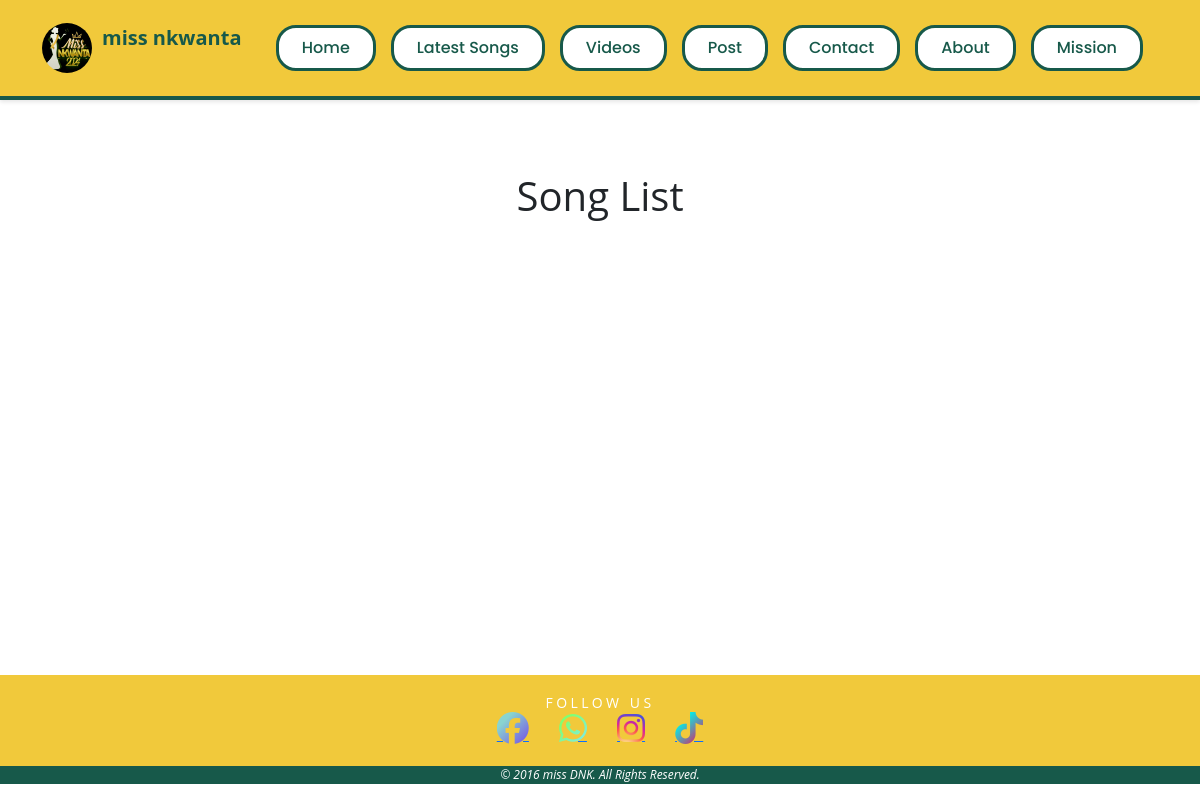
/main/song_list/, run on an earlier commit of the app's database.
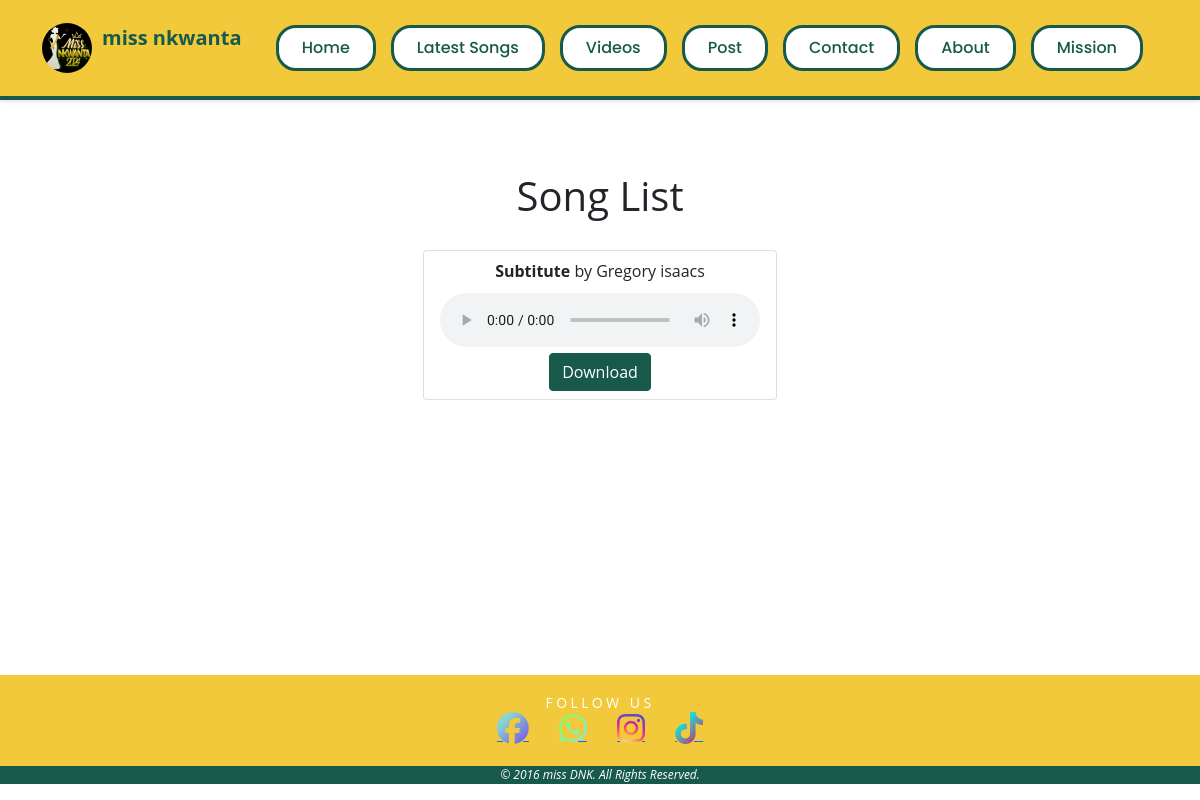
And on a later commit of the database.
### main/models.py (models this page shows, shortened)
class Song(models.Model):
    title = models.CharField(max_length=255)
    artist = models.CharField(max_length=255)
    audio_file = models.FileField(upload_to='audio_files/')
    upload_date = models.DateTimeField(auto_now_add=True)

### main/views.py (the view)
# urls.py: path('song_list/', song_list, name='song_list'),
def song_list(request):
    songs = Song.objects.all()
    return render(request, 'main/song_list.html', {'songs': songs})

### main/templates/main/song_list.html (shortened to what this page needs)
{% extends 'main/base.html' %}
{% block content %}
<main>
    <div class="song-container">
        <h1>Song List</h1>
        <div class="song-list">
            <ul class="list-group d-flex flex-column">
                {% for song in songs %}
                    <li class="list-group-item">
                        <strong>{{ song.title }}</strong> by {{ song.artist }}
                        <audio controls>
                            <source src="{{ song.audio_file.url }}" type="audio/mp3">
                        </audio>
                        <a href="{{ song.audio_file.url }}" class="btn btn-success" download>Download</a>
                    </li>
                {% endfor %}
            </ul>
        </div>
    </div>
</main>
{% endblock %}

What changed in the data, as far as the page shows it:
added Song: title "Subtitute", artist "Gregory isaacs"
